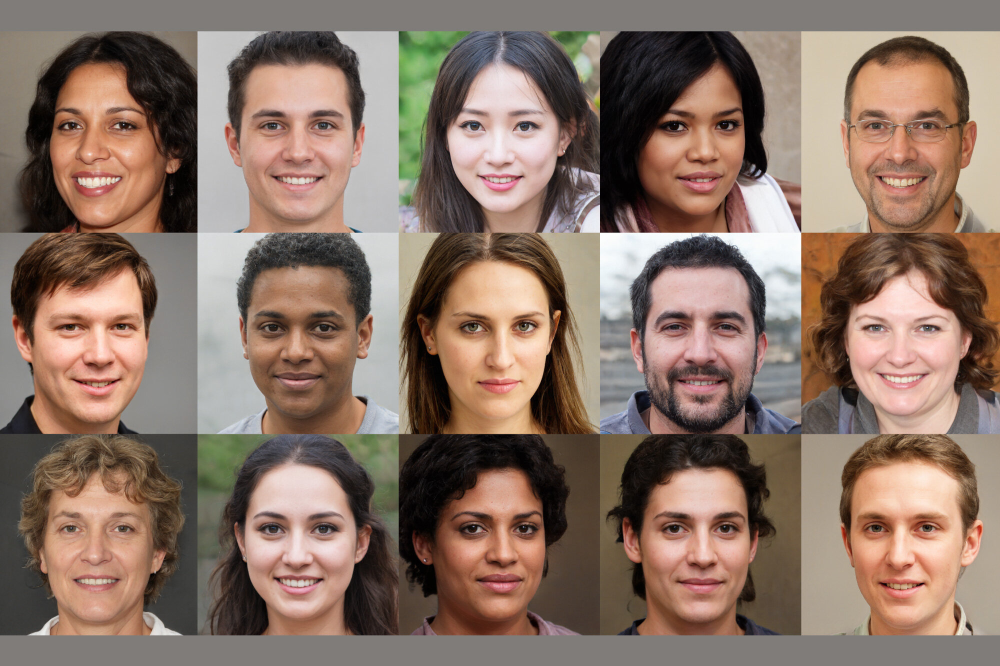
#> input picture faces.jpg, 2000 x 1331 px (shown at 1/2 size)
$ python facedetection.py
#> lines starting #> are read from the running program, lines starting #| are printed output that depends on the picture; after the words box and inside, x2 and y2 are one past the last pixel; in counts of white or black regions, pixels touching at a corner belong together
import numpy as np
import cv2

img= cv2.imread('faces.jpg',1)
#> img is the input picture: shape (1331, 2000, 3); mean B, G, R 102.6, 115.7, 138.6
img= cv2.resize(img, (200,200))
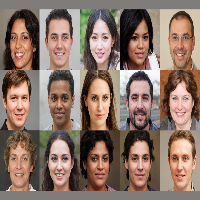
#> img: shape (200, 200, 3); mean B, G, R 102.6, 115.7, 138.6
cv2.imshow('Original', img)
hsv= cv2.cvtColor(img,cv2.COLOR_BGR2HSV)
#> hsv: shape (200, 200, 3); mean H, S, V 28.2, 74.7, 139.8

h= hsv[:,:,0]
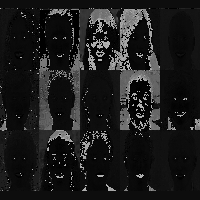
#> h: shape (200, 200); min 0, max 179, mean 28.2
s= hsv[:,:,1]
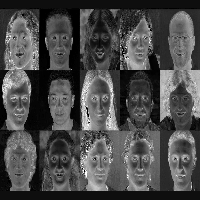
#> s: shape (200, 200); min 0, max 255, mean 74.7
v= hsv[:,:,2]
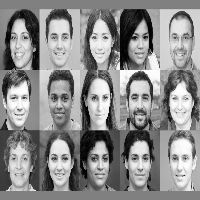
#> v: shape (200, 200); min 0, max 255, mean 139.8

hsv_split= np.concatenate([h,s,v], axis=1)
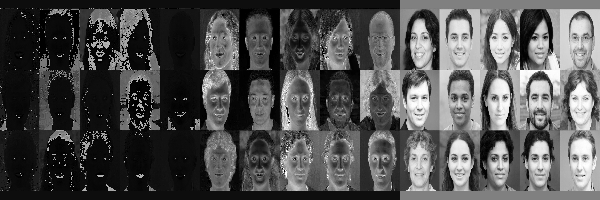
#> hsv_split: shape (200, 600); min 0, max 255, mean 80.9
cv2.imshow('HSV Split', hsv_split)


ret, min_sat= cv2.threshold(s, 40,255, cv2.THRESH_BINARY)
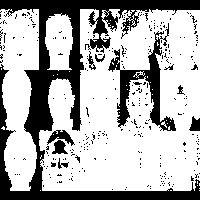
#> min_sat: shape (200, 200); 69.4% white; 303 black regions (292 under 20 px), largest, box (x1, y1, x2, y2) and area: (0, 0, 200, 200) 9094, (108, 23, 176, 131) 1750, (47, 130, 75, 146) 194
cv2.imshow('Min Sat', min_sat)

ret, min_hue= cv2.threshold(h,15,255, cv2.THRESH_BINARY_INV)
#> min_hue: shape (200, 200); 68.5% white; 347 black regions (334 under 20 px), largest, box (x1, y1, x2, y2) and area: (0, 8, 200, 191) 10538, (189, 118, 200, 191) 393, (0, 8, 19, 59) 352
cv2.imshow('Min hue', min_hue)

final= cv2.bitwise_and(min_sat, min_hue)
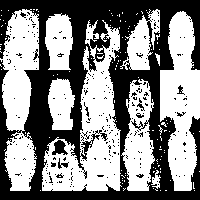
#> final: shape (200, 200); 53.8% white; 267 black regions (258 under 20 px), largest, box (x1, y1, x2, y2) and area: (0, 0, 200, 200) 17462, (52, 140, 68, 155) 145, (58, 158, 69, 169) 46
cv2.imshow('final', final)
cv2.waitKey(0)
cv2.destroyAllWindows
